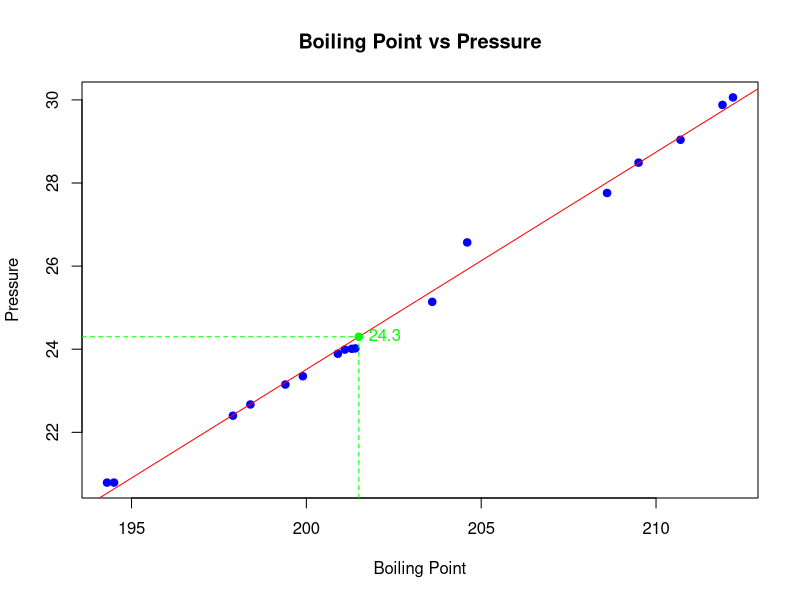

Here is the R script that generated this plot:
#Page 704

boiling_point <- c(194.5, 194.3, 197.9, 198.4, 199.4, 199.9, 200.9, 201.1, 201.4, 201.3, 
                   203.6, 204.6, 209.5, 208.6, 210.7, 211.9, 212.2)
pressure <- c(20.79, 20.79, 22.40, 22.67, 23.15, 23.35, 23.89, 23.99, 24.02, 24.01, 
              25.14, 26.57, 28.49, 27.76, 29.04, 29.88, 30.06)

data <- data.frame(boiling_point, pressure)

model <- lm(pressure ~ boiling_point, data=data)

coefficients <- coef(model)
cat("Coefficients:\n")
cat("β0 =", coefficients[1], "\n")
cat("β1 =", coefficients[2], "\n")

predicted_pressure <- coefficients[1] + coefficients[2] * 201.5
cat("\nPredicted Pressure for boiling point 201.5:", round(predicted_pressure,1), "\n")

plot(data$boiling_point, data$pressure, main="Boiling Point vs Pressure",
     xlab="Boiling Point", ylab="Pressure", pch=19, col="blue")
abline(model, col="red")

points(201.5, predicted_pressure, col="green", pch=19)
text(201.5, predicted_pressure, labels=round(predicted_pressure, 2), pos=4, col="green")

segments(201.5, par("usr")[3], 201.5, predicted_pressure, col="green", lty=2)
segments(par("usr")[1], predicted_pressure, 201.5, predicted_pressure, col="green", lty=2)
